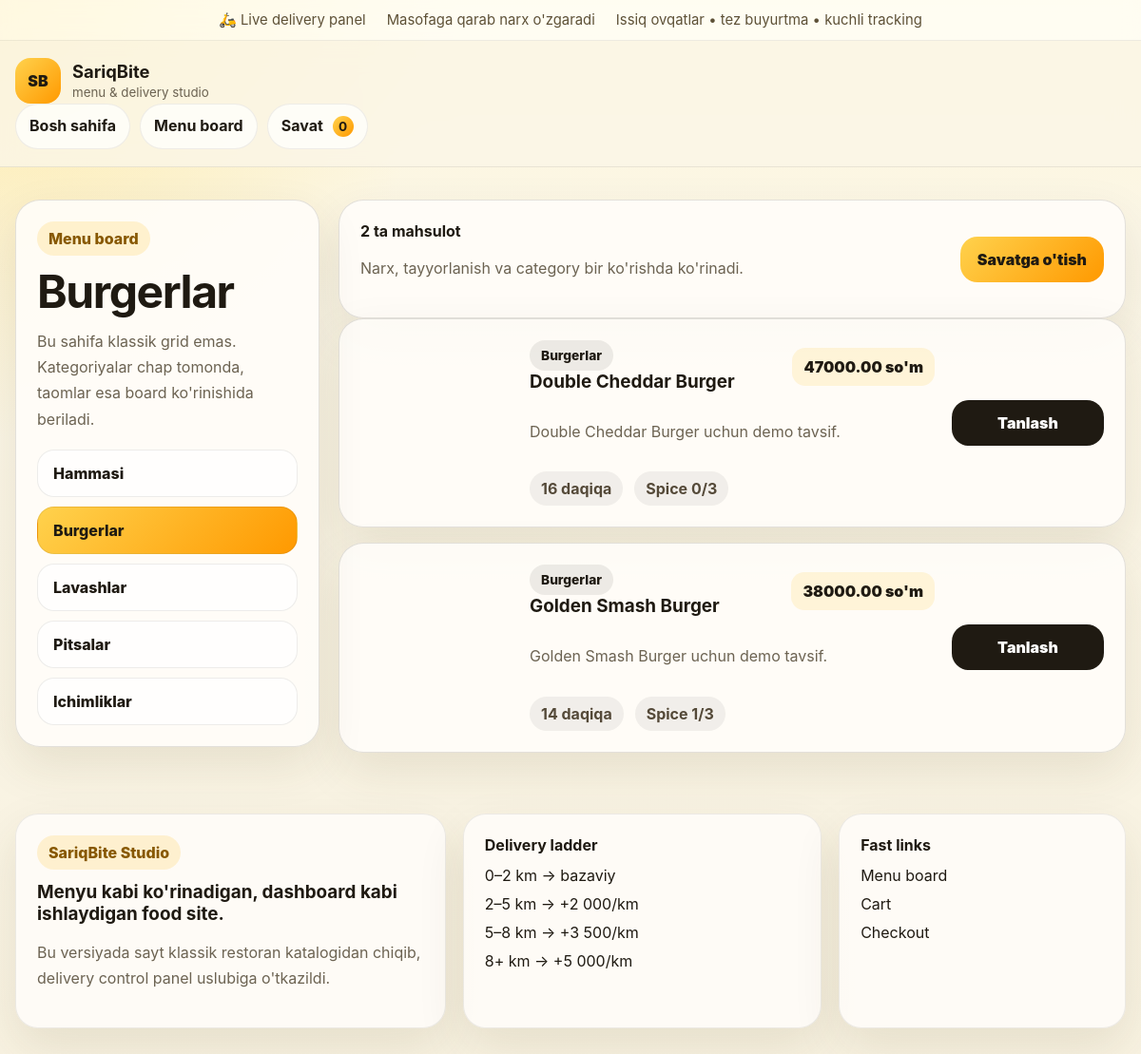
The app's page /menu/?category=burgerlar with its own data.
### apps/catalog/models.py (models this page shows, shortened)
class Category(models.Model):
    name = models.CharField(max_length=120)
    slug = models.SlugField(unique=True)
    description = models.TextField(blank=True)
    image_url = models.URLField(blank=True)
    sort_order = models.PositiveIntegerField(default=0)
    class Meta:
        ordering = ["sort_order", "name"]
        verbose_name_plural = "categories"

class Product(models.Model):
    category = models.ForeignKey(Category, on_delete=models.CASCADE, related_name="products")
    name = models.CharField(max_length=140)
    slug = models.SlugField(unique=True)
    description = models.TextField(blank=True)
    price = models.DecimalField(max_digits=12, decimal_places=2)
    image_url = models.URLField(blank=True)
    prep_minutes = models.PositiveIntegerField(default=20)
    spice_level = models.PositiveIntegerField(default=0)
    is_featured = models.BooleanField(default=False)
    is_active = models.BooleanField(default=True)
    class Meta:
        ordering = ["name"]
    def get_absolute_url(self):
        return reverse("catalog:product_detail", kwargs={"slug": self.slug})

### apps/catalog/views.py (the view)
# urls.py: path("menu/", views.menu, name="menu"),
def menu(request):
    categories = Category.objects.all()
    category_slug = request.GET.get("category")
    products = Product.objects.filter(is_active=True).select_related("category")
    active_category = None
    if category_slug:
        active_category = get_object_or_404(Category, slug=category_slug)
        products = products.filter(category=active_category)
    return render(request, "catalog/menu.html", {
        "categories": categories,
        "products": products,
        "active_category": active_category,
    })

### apps/orders/cart.py (called while the page is built, shortened)
def get_cart(request):
    return request.session.get(SESSION_KEY, {})

def cart_summary(request):
    cart = get_cart(request)
    items = []
    subtotal = Decimal("0")
    return {
        "items": items,
        "count": sum(item["quantity"] for item in items),
        "subtotal": subtotal,
    }

### apps/orders/context_processors.py (called while the page is built)
def cart_summary(request):
    return {"cart_summary": build_cart_summary(request)}

### templates/catalog/menu.html (shortened to what this page needs)
{% extends 'base.html' %}
{% block content %}
<section class="container section-lg">
  <div class="menu-board">
    <aside class="menu-sidebar panel">
      <span class="eyebrow">Menu board</span>
      <h1>{% if active_category %}{{ active_category.name }}{% else %}Barcha taomlar{% endif %}</h1>
      <p class="lead">Bu sahifa klassik grid emas. Kategoriyalar chap tomonda, taomlar esa board ko'rinishida beriladi.</p>
      <div class="sidebar-links">
        <a class="side-link {% if not active_category %}active{% endif %}" href="/menu/">Hammasi</a>
        {% for category in categories %}
        <a class="side-link {% if active_category and active_category.id == category.id %}active{% endif %}" href="/menu/?category={{ category.slug }}">{{ category.name }}</a>
        {% endfor %}
      </div>
    </aside>
    <div class="menu-content">
      <div class="menu-toolbar panel row between center wrap gap-12">
        <div>
          <strong>{{ products|length }} ta mahsulot</strong>
          <p class="muted">Narx, tayyorlanish va category bir ko'rishda ko'rinadi.</p>
        </div>
        <a href="/orders/cart/" class="btn btn-primary">Savatga o'tish</a>
      </div>
      <div class="board-list">
        {% for product in products %}
        <article class="board-item panel">
          <div class="board-thumb" style="background-image:url('{{ product.image_url }}')"></div>
          <div class="board-copy">
            <div class="row between center wrap gap-12">
              <div>
                <span class="tiny-badge">{{ product.category.name }}</span>
                <h3>{{ product.name }}</h3>
              </div>
              <strong class="price-tag large">{{ product.price }} so'm</strong>
            </div>
            <p>{{ product.description|truncatechars:120 }}</p>
            <div class="board-meta row wrap gap-12 center">
              <span class="meta-chip">{{ product.prep_minutes }} daqiqa</span>
              <span class="meta-chip">Spice {{ product.spice_level }}/3</span>
            </div>
          </div>
          <div class="board-action">
            <a class="btn btn-dark full" href="{{ product.get_absolute_url }}">Tanlash</a>
          </div>
        </article>
        {% empty %}
          <div class="panel"><p>Mahsulot topilmadi.</p></div>
        {% endfor %}
      </div>
    </div>
  </div>
</section>
{% endblock %}

### static/css/site.css (style rules this page uses)
:root { --bg: #fbf6e7; --paper: #fffdfa; --ink: #1f1a12; --muted: #6c6352; --line: rgba(31, 26, 18, 0.12); --yellow-1: #ffe791; --yellow-2: #ffd24d; --yellow-3: #ffbb1c; --amber: #ff9900; --shadow: 0 20px 50px rgba(73, 54, 0, 0.10); --radius: 26px; }
* { box-sizing: border-box; }
html { scroll-behavior: smooth; }
body { margin: 0; font-family: Inter, Arial, sans-serif; color: var(--ink); background: radial-gradient(circle at top left, rgba(255, 214, 75, 0.35), transparent 28%), linear-gradient(180deg, #fff8d8 0%, var(--bg) 22%, #f8f2e1 100%); }
a { color: inherit; text-decoration: none; }
.container { width: min(1180px, calc(100% - 32px)); margin: 0 auto; }
.row { display: flex; }
.between { justify-content: space-between; }
.center { align-items: center; }
.wrap { flex-wrap: wrap; }
.gap-12 { gap: 12px; }
.section-lg { padding: 34px 0; }
.panel { background: rgba(255,253,250,0.88); border: 1px solid var(--line); border-radius: var(--radius); box-shadow: var(--shadow); padding: 22px; }
.eyebrow, .tiny-badge { display: inline-flex; align-items: center; padding: 8px 12px; border-radius: 999px; font-weight: 800; }
.eyebrow { background: rgba(255, 187, 28, 0.18); color: #875800; }
.tiny-badge { background: rgba(31,26,18,0.08); color: var(--ink); font-size: 0.86rem; }
h1 { margin: 14px 0 14px; font-size: clamp(2.3rem, 4vw, 4.6rem); line-height: 0.98; letter-spacing: -0.03em; }
h3 { margin: 0; font-size: 1.18rem; }
p, .lead { color: var(--muted); line-height: 1.7; }
.btn { display: inline-flex; align-items: center; justify-content: center; gap: 8px; border: 0; border-radius: 18px; padding: 14px 18px; font-weight: 900; cursor: pointer; }
.btn-primary { background: linear-gradient(135deg, var(--yellow-2), var(--amber)); color: var(--ink); }
.btn-dark { background: var(--ink); color: #fff; }
.full { width: 100%; }
.thumb, .board-thumb { background-size: cover; background-position: center; border-radius: 20px; }
.price-tag { display: inline-flex; padding: 10px 12px; border-radius: 14px; background: rgba(255, 187, 28, 0.14); font-weight: 900; }
.price-tag.large { font-size: 1rem; }
.meta-note, .meta-chip { display: inline-flex; padding: 8px 12px; border-radius: 999px; background: rgba(31,26,18,0.06); font-weight: 700; color: #544938; }
.menu-board { display: grid; grid-template-columns: 320px 1fr; gap: 20px; align-items: start; }
.menu-sidebar { position: sticky; top: 110px; }
.sidebar-links { display: grid; gap: 10px; margin-top: 18px; }
.side-link { padding: 14px 16px; border-radius: 18px; font-weight: 800; background: rgba(255,255,255,0.72); border: 1px solid rgba(31,26,18,0.08); }
.side-link.active { background: linear-gradient(135deg, var(--yellow-2), var(--amber)); }
.board-list { display: grid; gap: 16px; }
.board-item { display: grid; grid-template-columns: 160px 1fr 160px; gap: 18px; align-items: center; }
.board-thumb { min-height: 140px; }
.board-copy { display: grid; gap: 12px; }
.board-action { display: flex; justify-content: end; }
.muted { color: var(--muted); }

### records on screen
Category: name "Burgerlar"
Category: name "Lavashlar"
Category: name "Pitsalar"
Category: name "Ichimliklar"
Product: category.name "Burgerlar", name "Double Cheddar Burger", price "47000.00", description "Double Cheddar Burger uchun demo tavsif.", prep_minutes "16", spice_level "0"
Product: category.name "Burgerlar", name "Golden Smash Burger", price "38000.00", description "Golden Smash Burger uchun demo tavsif.", prep_minutes "14", spice_level "1"

### other values on screen
{{ cart_summary.count }} "0"
{{ products|length }} "2"
